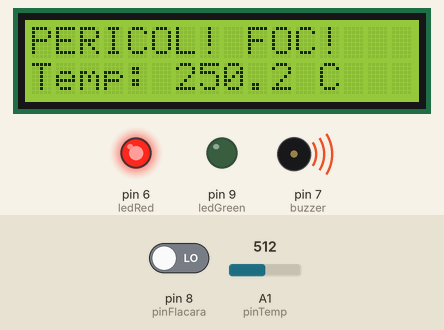
Simulated run of this sketch. Board: Arduino Uno, built with avr-gcc and run on an emulated ATmega328P. Shown: 16×2 character LCD, output pins drawn as LEDs (lit = HIGH), buzzer (waves = sounding, pin HIGH). Dashed ring = blinking. The test bench sets the inputs (shaded band); at power-on: A1 (pinTemp) = 512, pin 8 (pinFlacara) LOW.

Above: at 3.2 s.
3.3 s: A1 (pinTemp) set to 155
At 4.2 s:
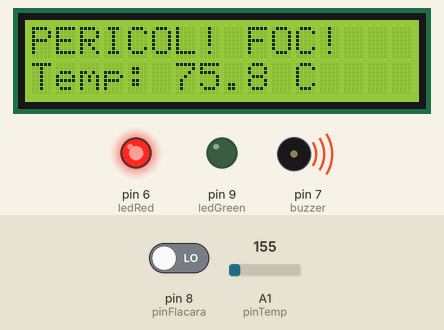
5.0 s: A1 (pinTemp) set to 134
At 5.82 s:
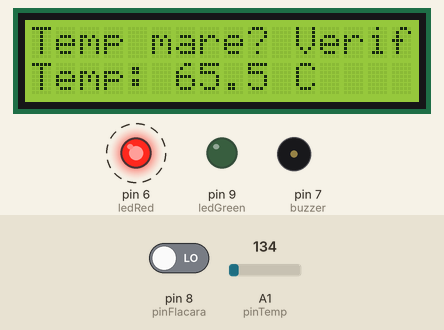
6.5 s: pin 8 (pinFlacara) driven HIGH
At 6.72 s:
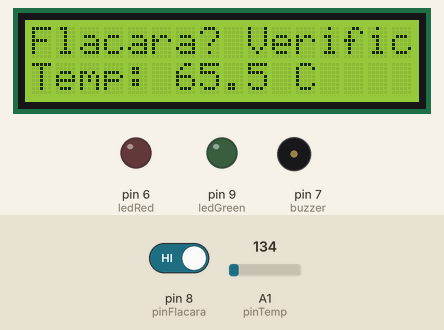
8.6 s: pin 8 (pinFlacara) driven LOW
At 9.12 s:
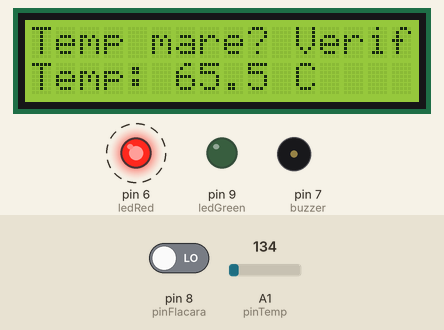
11.6 s: A1 (pinTemp) set to 114
At 11.82 s:
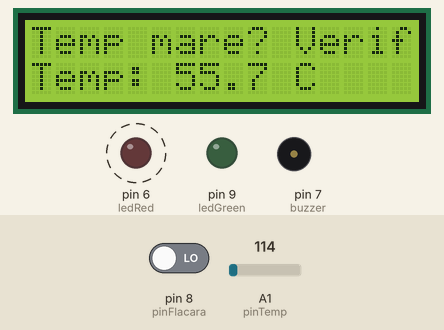
13.1 s: A1 (pinTemp) set to 92
At 13.9 s:
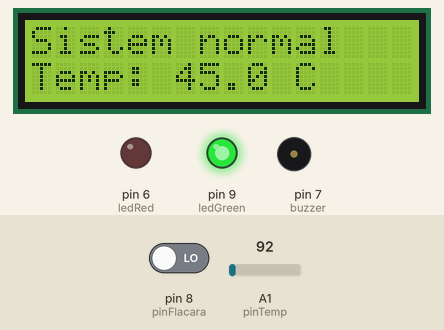
Timing chart, 0 to 15.6 s (numbered marks = the images above; inputs shaded):
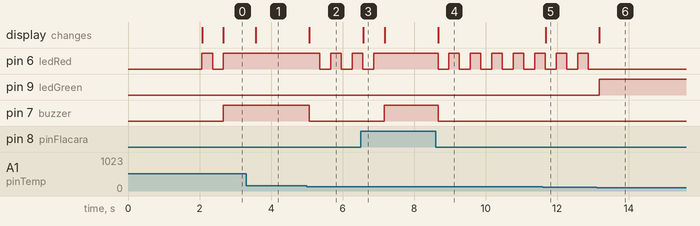

Measured:
- the behaviour switches between 144 and 143 on A1 (pinTemp) (found by bisection; images 1 and 2)
- the behaviour switches between 103 and 102 on A1 (pinTemp) (found by bisection; images 5 and 6)
- after the input at 3.3 s, the display: changes after 0.27 s (image 1)
- after the input at 5.0 s, pin 6 (ledRed): alternates HIGH for 0.30 s and LOW for 0.30 s, starting after 0.37 s; pin 7 (buzzer): HIGH → LOW after 0.07 s; the display: changes after 0.07 s (image 2)
- after the input at 6.5 s, pin 6 (ledRed): goes on until 6.9 s, then stays HIGH; pin 7 (buzzer): LOW → HIGH after 0.67 s; the display: changes after 0.07 s (image 3)
- after the input at 8.6 s, pin 6 (ledRed): alternates HIGH for 0.30 s and LOW for 0.30 s, starting after 0.07 s; pin 7 (buzzer): HIGH → LOW after 0.07 s; the display: changes after 0.07 s (image 4)
- after the input at 11.6 s, the display: changes after 0.07 s (image 5)
- after the input at 13.1 s, pin 6 (ledRed): stops changing and stays LOW; pin 9 (ledGreen): LOW → HIGH after 0.07 s; the display: changes after 0.07 s (image 6)

The sketch:

sistem_incendiu_poo.ino
```cpp
#include <LiquidCrystal.h>

LiquidCrystal lcd(12, 11, 2, 3, 4, 5);

// Pini
const int ledGreen = 9;      // pinul 1 e TX serial și încurcă uploadul
const int ledRed = 6;
const int buzzer = 7;
const int pinFlacara = 8;    // senzor de flacără, HIGH = flacără
const int pinTemp = A1;      // LM35, 10 mV / °C

// Praguri
const float PRAG_TEMP = 50.0f;      // temperatura care confirmă flacăra
const float PRAG_CRITIC = 70.0f;    // peste asta e alarmă și fără flacără
const int NR_ESANTIOANE = 8;        // media citirilor ADC
const unsigned long INTERVAL_CITIRE = 300;   // ms
const byte CONFIRMARI_NECESARE = 3;          // citiri la rând înainte de alarmă

// Stările sistemului
enum Stare { NORMAL, VERIFICARE, PERICOL };

class Senzor {
private:
    int pinAnalog;
    int pinDigital;
    float pragTemp;
public:
    Senzor(int analogPin, float tempThreshold) {
        pinAnalog = analogPin;
        pinDigital = -1;
        pragTemp = tempThreshold;
    }

    Senzor(int analogPin, int digitalPin) {
        pinAnalog = analogPin;
        pinDigital = digitalPin;
        pragTemp = 0;
    }

    float citesteTemperatura() {
        long suma = 0;
        for (int i = 0; i < NR_ESANTIOANE; i++) {
            suma += analogRead(pinAnalog);
        }
        float valoare = suma / (float)NR_ESANTIOANE;
        return (valoare * 5.0 / 1023.0) * 100.0;
    }

    bool depasestePrag(float temperatura) {
        return temperatura > pragTemp;
    }

    bool detecteazaFlacara() {
        if (pinDigital != -1) {
            return digitalRead(pinDigital) == HIGH;
        }
        return false;
    }
};

class DisplayManager {
public:
    void initialize() {
        lcd.begin(16, 2);
        lcd.print("Sistem activ!");
        delay(2000);
        lcd.clear();
    }

    // rescriu liniile întregi, fără lcd.clear(), ca să nu clipească
    void afisare(const char *mesaj, float temperatura) {
        lcd.setCursor(0, 0);
        lcd.print(mesaj);
        lcd.setCursor(0, 1);
        lcd.print("Temp: ");
        lcd.print(temperatura, 1);
        lcd.print(" C   ");
    }
};

Senzor senzorFlacara(A0, pinFlacara);
Senzor senzorTemp(pinTemp, PRAG_TEMP);
DisplayManager display;

byte confirmari = 0;
unsigned long ultimaCitire = 0;
bool ledAprins = false;

// Verificarea încrucișată: un singur senzor nu e suficient pentru alarmă
Stare evalueaza(bool flacara, float temperatura) {
    bool tempMare = senzorTemp.depasestePrag(temperatura);
    if ((flacara && tempMare) || temperatura > PRAG_CRITIC) return PERICOL;
    if (flacara || tempMare) return VERIFICARE;
    return NORMAL;
}

void setup() {
    pinMode(ledGreen, OUTPUT);
    pinMode(ledRed, OUTPUT);
    pinMode(buzzer, OUTPUT);
    pinMode(pinFlacara, INPUT);

    display.initialize();
}

void loop() {
    unsigned long acum = millis();
    if (acum - ultimaCitire < INTERVAL_CITIRE) return;
    ultimaCitire = acum;

    float temperatura = senzorTemp.citesteTemperatura();
    bool flacara = senzorFlacara.detecteazaFlacara();
    Stare stare = evalueaza(flacara, temperatura);

    // pericolul trebuie să se repete 3 citiri la rând
    if (stare == PERICOL) {
        if (confirmari < CONFIRMARI_NECESARE) confirmari++;
        if (confirmari < CONFIRMARI_NECESARE) stare = VERIFICARE;
    } else {
        confirmari = 0;
    }

    switch (stare) {
        case PERICOL:
            digitalWrite(ledRed, HIGH);
            digitalWrite(ledGreen, LOW);
            digitalWrite(buzzer, HIGH);
            display.afisare("PERICOL! FOC!   ", temperatura);
            break;

        case VERIFICARE:
            // un singur senzor a reacționat: LED roșu clipește, fără sirenă
            ledAprins = !ledAprins;
            digitalWrite(ledRed, ledAprins);
            digitalWrite(ledGreen, LOW);
            digitalWrite(buzzer, LOW);
            display.afisare(flacara ? "Flacara? Verific" : "Temp mare? Verif", temperatura);
            break;

        default:
            digitalWrite(ledRed, LOW);
            digitalWrite(ledGreen, HIGH);
            digitalWrite(buzzer, LOW);
            display.afisare("Sistem normal   ", temperatura);
            break;
    }
}
```
